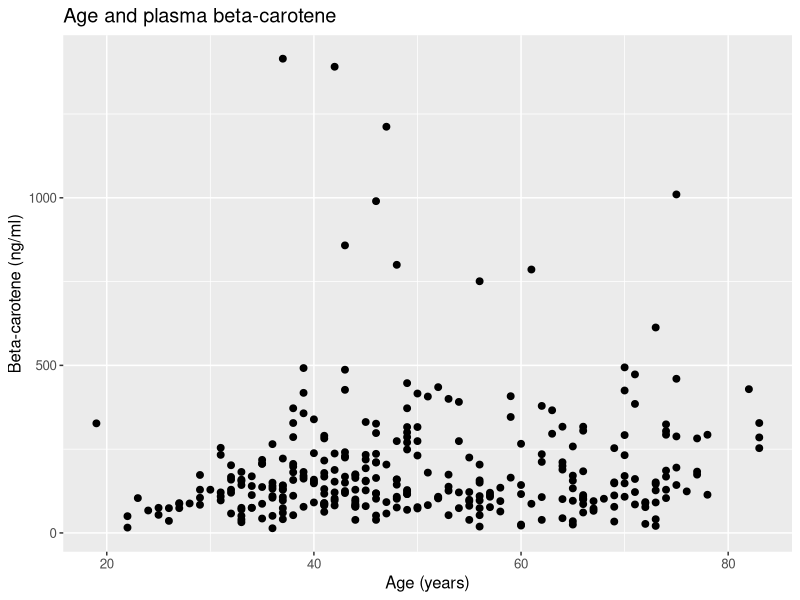
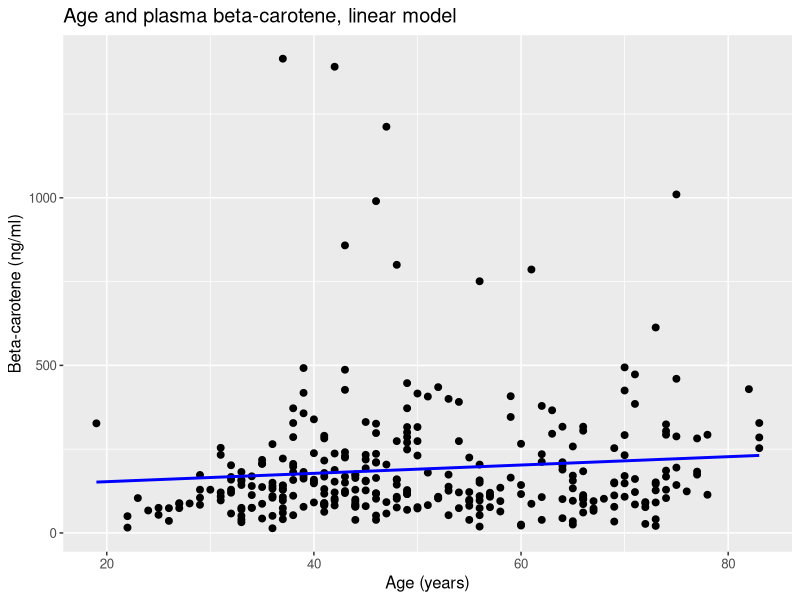
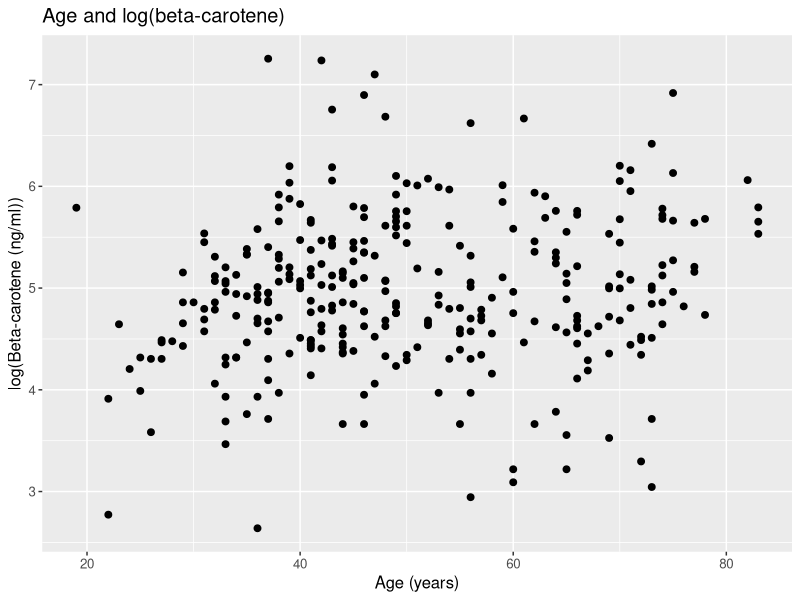
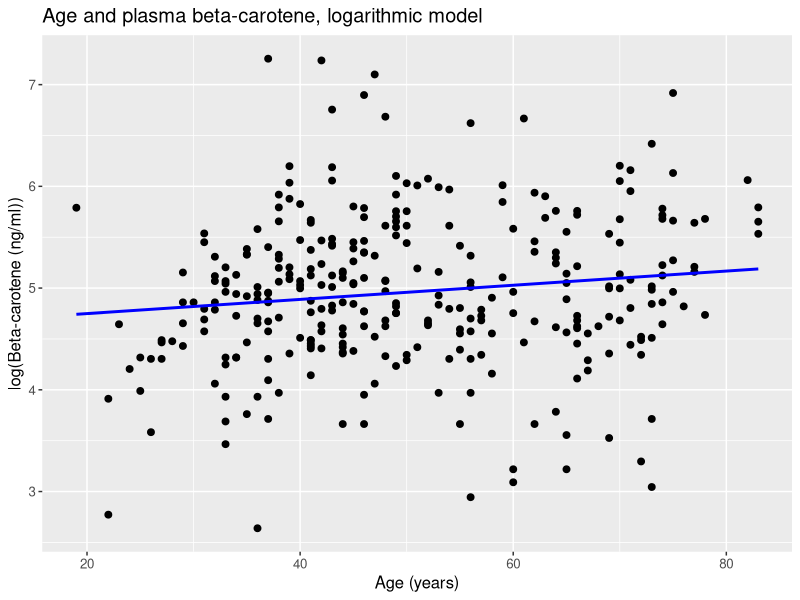
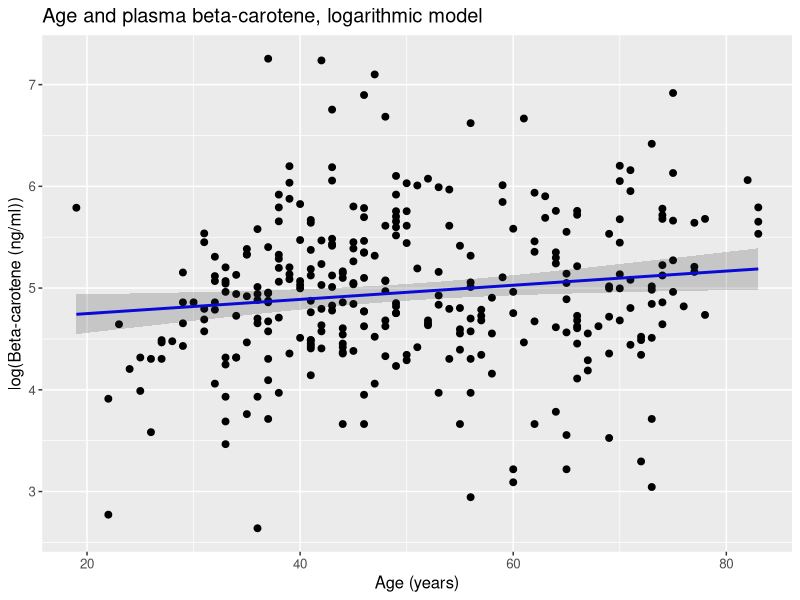
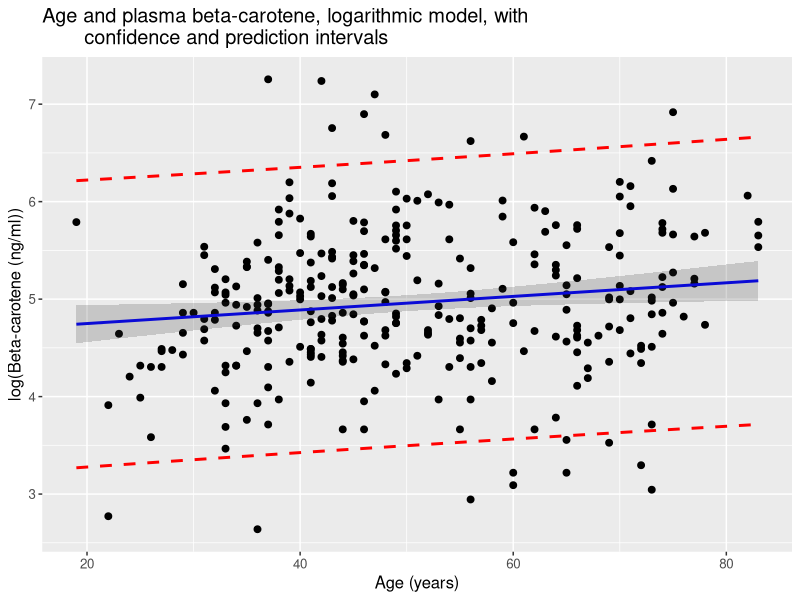
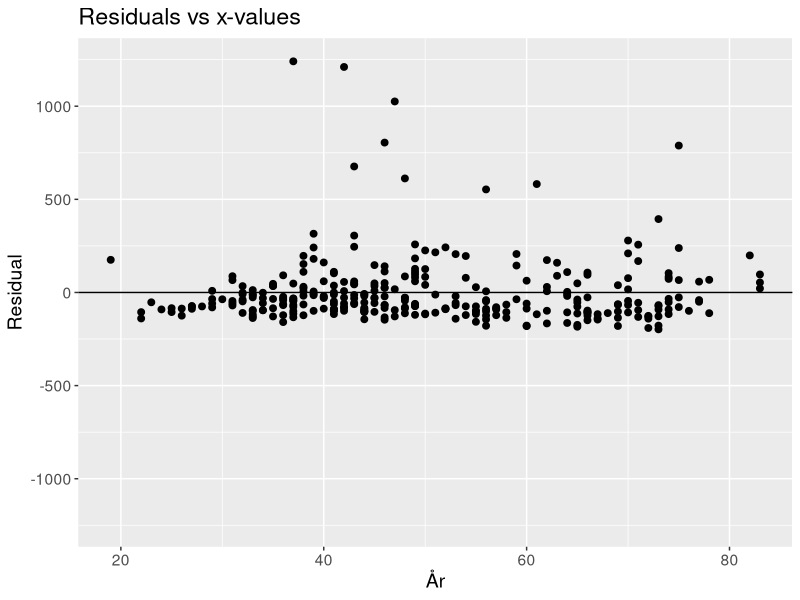
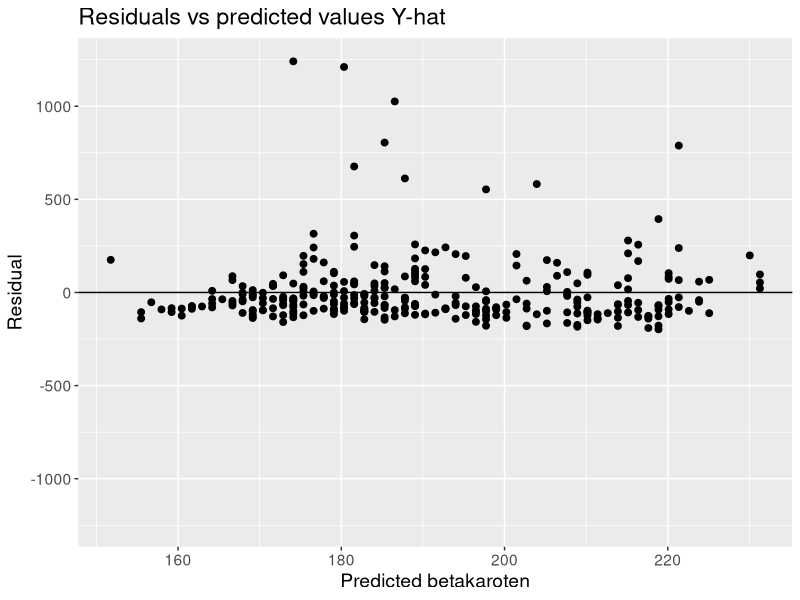

R code for these plots, in order:
# Import ggplot library
library(ggplot2)

# Read data file
plasma <- read.delim("Data/plasma.txt")
head(plasma)
summary(plasma)

# Delete data point with betaplasma=0
newplasma <- plasma[plasma$betaplasma > 0, ]

# Find minimum age
minage <- min(newplasma$betaplasma)

###### Linear model ######
newplasma.model1 <- lm(betaplasma ~ I(age - minage), data = newplasma)
summary(newplasma.model1)
confint(newplasma.model1)

# Fit a line
newplasma.pred1 <- 
  cbind(newplasma, 
        fit = predict(newplasma.model1),
        conf = predict(newplasma.model1, interval = "confidence"),
        pred = predict(newplasma.model1, interval = "prediction"))
head(newplasma.pred1)

# get rid of the extra fits
newplasma.pred1$conf.fit <- newplasma.pred1$pred.fit <- NULL
head(newplasma.pred1)

# Plot beta-carotene against age
(
  plot.data1 <- 
    ggplot(data = newplasma.pred1, aes(x = age, y = betaplasma)) + 
    geom_point(size = 2) +
    xlab("Age (years)") +
    ylab("Beta-carotene (ng/ml)") +
    labs(title = "Age and plasma beta-carotene") +
    theme(text = element_text(size = 12))
)

# Add the fitted line to the data plot
(
  plot.line1 <- plot.data1 + 
    geom_line(aes(y = fit), color = "blue", size = 1) +
    labs(title = "Age and plasma beta-carotene, linear model")
)


###### Logarithmic model ######
newplasma.model2 <- lm(log(betaplasma) ~ I(age - minage), data = newplasma)

# Fit a log line
newplasma.pred2 <- 
  cbind(newplasma, 
        fit = predict(newplasma.model2),
        conf = predict(newplasma.model2, interval = "confidence"),
        pred = predict(newplasma.model2, interval = "prediction"))
head(newplasma.pred2)
# get rid of the extra fits
newplasma.pred1$conf.fit <- newplasma.pred2$pred.fit <- NULL
head(newplasma.pred2)

# Plot log(beta-carotene) against age
(
  plot.data2 <- 
    ggplot(data = newplasma.pred2, aes(x = age, y = log(betaplasma))) + 
    geom_point(size = 2) +
    xlab("Age (years)") +
    ylab("log(Beta-carotene (ng/ml))") +
    labs(title = "Age and log(beta-carotene)") +
    theme(text = element_text(size = 12))
)
# Add the fitted line to the data plot
(
  plot.line2 <- plot.data2 + 
    geom_line(aes(y = fit), color = "blue", size = 1) +
    labs(title = "Age and plasma beta-carotene, logarithmic model")
)

# Add confidence interval
(
  plot.conf2 <- plot.line2 + 
    geom_ribbon(aes(ymin = conf.lwr, ymax = conf.upr), alpha = 0.2)
)

# Add prediction interval
plot.conf2 +
  geom_line(aes(y = pred.lwr),
            color = "red", linetype = "dashed", size = 1) +
  geom_line(aes(y = pred.upr),
            color = "red", linetype = "dashed", size = 1) +
  labs(title = "Age and plasma beta-carotene, logarithmic model, with 
       confidence and prediction intervals")


###### Residual Analysis ######
### Linear model ###

# Add the residuals to the predicted data
newplasma.pred1$e <- newplasma.model1$residuals
head(newplasma.pred1)

# Save the max-value in order to make the y-axis symmetrical 
# in the plots.
(max1.e <- max(abs(newplasma.pred1$e)))
(newplasma.elims1 <- c(-max1.e, max1.e))

# Plot residuals against x, add a horizontal line at y=0,
# and expand the y-axis to include +/- max residual.

ggplot(data = newplasma.pred1, 
       aes(x = age, y = e)) +
  geom_point(size = 2) +
  geom_hline(yintercept = 0) +
  expand_limits(y = newplasma.elims1) +
  xlab("År") +
  ylab("Residual") +
  labs(title = "Residuals vs x-values") +
  theme(text = element_text(size = 14))

# Plot residuals against yhat, add a horizontal line at y=0,
# and expand the y-axis to include +/- max residual.

ggplot(data = newplasma.pred1, aes(x = fit, y = e)) +
  geom_point(size = 2) +
  geom_hline(yintercept = 0) +
  expand_limits(y = newplasma.elims1) +
  xlab("Predicted betakaroten") +
  ylab("Residual") +
  labs(title = "Residuals vs predicted values Y-hat") +
  theme(text = element_text(size = 14))

# Make a normal qq-plot of the residuals.
ggplot(data = newplasma.pred1, aes(sample = e)) +
  geom_qq(size = 2) +
  geom_qq_line() +
  labs(title = "Normal Q-Q-plot of the residuals") +
  theme(text = element_text(size = 14))

# Histogram of the residuals:
ggplot(data = newplasma.pred1, aes(x = e)) +
  geom_histogram(bins = 10) +
  xlab("Residuals") +
  labs(title = "Histogram of residuals") +
  theme(text = element_text(size = 14))




### Logarithmic model ###

# Add the residuals to the predicted data
newplasma.pred2$e <- newplasma.model2$residuals
head(newplasma.pred2)

# Save the max-value in order to make the y-axis symmetrical 
# in the plots.
(max2.e <- max(abs(newplasma.pred2$e)))
(newplasma.elims2 <- c(-max2.e, max2.e))

# Plot residuals against x, add a horizontal line at y=0,
# and expand the y-axis to include +/- max residual.

ggplot(data = newplasma.pred2, 
       aes(x = age, y = e)) +
  geom_point(size = 2) +
  geom_hline(yintercept = 0) +
  expand_limits(y = newplasma.elims2) +
  xlab("År") +
  ylab("Residual") +
  labs(title = "Residuals vs x-values") +
  theme(text = element_text(size = 14))

# Plot residuals against yhat, add a horizontal line at y=0,
# and expand the y-axis to include +/- max residual.

ggplot(data = newplasma.pred2, aes(x = fit, y = e)) +
  geom_point(size = 2) +
  geom_hline(yintercept = 0) +
  expand_limits(y = newplasma.elims2) +
  xlab("Predicted betakaroten") +
  ylab("Residual") +
  labs(title = "Residuals vs predicted values Y-hat") +
  theme(text = element_text(size = 14))

# Make a normal qq-plot of the residuals.
ggplot(data = newplasma.pred2, aes(sample = e)) +
  geom_qq(size = 2) +
  geom_qq_line() +
  labs(title = "Normal Q-Q-plot of the residuals") +
  theme(text = element_text(size = 14))

# Histogram of the residuals:
ggplot(data = newplasma.pred2, aes(x = e)) +
  geom_histogram(bins = 10) +
  xlab("Residuals") +
  labs(title = "Histogram of residuals") +
  theme(text = element_text(size = 14))

### Choosing logarithmic model! ###

# Calculate the confidence intervals for beta:
(conf <- confint(newplasma.model2))
newplasma.model2$coefficients
exp(conf)
exp(newplasma.model2$coefficients)
# confint(newplasma.model1)

# Get confidence and prediction interval for x0 = 25

(newplasma.x0 <- data.frame(age = c(25)))
(newplasma.y0.pred2 <- cbind(newplasma.x0,
                                 fit = exp(predict(newplasma.model2, 
                                                   newplasma.x0)),
                                 conf = exp(predict(newplasma.model2, 
                                                    newplasma.x0, 
                                                    interval = "confidence")),
                                 pred = exp(predict(newplasma.model2,
                                                    newplasma.x0, 
                                                    interval = "prediction"))))
(interval_width_25 <- newplasma.y0.pred2$conf.upr - newplasma.y0.pred2$conf.lwr)

# Repeat for x0 = 26, 75 and 76

newplasma.x0 <- data.frame(age = c(26))
(newplasma.y0.pred2 <- cbind(newplasma.x0,
                             fit = exp(predict(newplasma.model2, newplasma.x0)),
                             conf = exp(predict(newplasma.model2,
                                                newplasma.x0,
                                                interval = "confidence")),
                             pred = exp(predict(newplasma.model2,
                                                newplasma.x0,
                                                interval = "prediction"))))

newplasma.x0 <- data.frame(age = c(75))
(newplasma.y0.pred2 <- cbind(newplasma.x0,
                             fit = exp(predict(newplasma.model2, newplasma.x0)),
                             conf = exp(predict(newplasma.model2,
                                                newplasma.x0,
                                                interval = "confidence")),
                             pred = exp(predict(newplasma.model2, 
                                                newplasma.x0, 
                                                interval = "prediction"))))
(interval_width_75 <- newplasma.y0.pred2$conf.upr - newplasma.y0.pred2$conf.lwr)

newplasma.x0 <- data.frame(age = c(76))
(newplasma.y0.pred2 <- cbind(newplasma.x0,
                             fit = exp(predict(newplasma.model2, newplasma.x0)),
                             conf = exp(predict(newplasma.model2,
                                                newplasma.x0,
                                                interval = "confidence")),
                             pred = exp(predict(newplasma.model2,
                                                newplasma.x0,
                                                interval = "prediction"))))

120.4364 - 119.6004
170.6154 - 169.431
